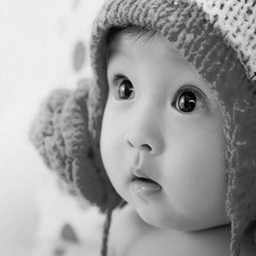
%> input picture baby.tif, 256 x 256 px
$ octave demo_OGSWHL_Cauchy_Deblur.m   (GNU Octave 9; MATLAB toolbox functions it lacks are replaced by stand-ins)
%> lines starting %> are read from the running program, lines starting %| are printed output that depends on the picture
### ssim.m
function [mssim, ssim_map] = ssim_index(img1, img2, K, window, L)

%========================================================================
%SSIM Index, Version 1.0
%Copyright(c) 2003 Zhou Wang
%All Rights Reserved.
%
%The author is with Howard Hughes Medical Institute, and Laboratory
%for Computational Vision at Center for Neural Science and Courant
%Institute of Mathematical Sciences, New York University.
%
%----------------------------------------------------------------------
%Permission to use, copy, or modify this software and its documentation
%for educational and research purposes only and without fee is hereby
%granted, provided that this copyright notice and the original authors'
%names appear on all copies and supporting documentation. This program
%shall not be used, rewritten, or adapted as the basis of a commercial
%software or hardware product without first obtaining permission of the
%authors. The authors make no representations about the suitability of
%this software for any purpose. It is provided "as is" without express
%or implied warranty.
%----------------------------------------------------------------------
%
%This is an implementation of the algorithm for calculating the
%Structural SIMilarity (SSIM) index between two images. Please refer
%to the following paper:
%
%Z. Wang, A. C. Bovik, H. R. Sheikh, and E. P. Simoncelli, "Image
%quality assessment: From error measurement to structural similarity"
%IEEE Transactios on Image Processing, vol. 13, no. 1, Jan. 2004.
%
%Kindly report any suggestions or corrections to zhouwang@ieee.org
%
%----------------------------------------------------------------------
%
%Input : (1) img1: the first image being compared
%        (2) img2: the second image being compared
%        (3) K: constants in the SSIM index formula (see the above
%            reference). defualt value: K = [0.01 0.03]
%        (4) window: local window for statistics (see the above
%            reference). default widnow is Gaussian given by
%            window = fspecial('gaussian', 11, 1.5);
%        (5) L: dynamic range of the images. default: L = 255
%
%Output: (1) mssim: the mean SSIM index value between 2 images.
%            If one of the images being compared is regarded as
%            perfect quality, then mssim can be considered as the
%            quality measure of the other image.
%            If img1 = img2, then mssim = 1.
%        (2) ssim_map: the SSIM index map of the test image. The map
%            has a smaller size than the input images. The actual size:
%            size(img1) - size(window) + 1.
%
%Default Usage:
%   Given 2 test images img1 and img2, whose dynamic range is 0-255
%
%   [mssim ssim_map] = ssim_index(img1, img2);
%
%Advanced Usage:
%   User defined parameters. For example
%
%   K = [0.05 0.05];
%   window = ones(8);
%   L = 100;
%   [mssim ssim_map] = ssim_index(img1, img2, K, window, L);
%
%See the results:
%
%   mssim                        %Gives the mssim value
%   imshow(max(0, ssim_map).^4)  %Shows the SSIM index map
%
%========================================================================


if (nargin < 2 || nargin > 5)
   ssim_index = -Inf;
   ssim_map = -Inf;
   return;
end

if (size(img1) ~= size(img2))
   ssim_index = -Inf;
   ssim_map = -Inf;
   return;
end

[M N] = size(img1);

if (nargin == 2)
   if ((M < 11) || (N < 11))
	   ssim_index = -Inf;
	   ssim_map = -Inf;
      return
   end
   window = fspecial('gaussian', 11, 1.5);	%
   K(1) = 0.01;								      % default settings
   K(2) = 0.03;								      %
   L = 255;                                  %
end

if (nargin == 3)
   if ((M < 11) || (N < 11))
	   ssim_index = -Inf;
	   ssim_map = -Inf;
      return
   end
   window = fspecial('gaussian', 11, 1.5);
   L = 255;
   if (length(K) == 2)
      if (K(1) < 0 || K(2) < 0)
		   ssim_index = -Inf;
   		ssim_map = -Inf;
	   	return;
      end
   else
	   ssim_index = -Inf;
   	ssim_map = -Inf;
	   return;
   end
end

if (nargin == 4)
   [H W] = size(window);
   if ((H*W) < 4 || (H > M) || (W > N))
	   ssim_index = -Inf;
	   ssim_map = -Inf;
      return
   end
   L = 255;
   if (length(K) == 2)
      if (K(1) < 0 || K(2) < 0)
		   ssim_index = -Inf;
   		ssim_map = -Inf;
	   	return;
      end
   else
	   ssim_index = -Inf;
   	ssim_map = -Inf;
	   return;
   end
end

if (nargin == 5)
   [H W] = size(window);
   if ((H*W) < 4 || (H > M) || (W > N))
	   ssim_index = -Inf;
	   ssim_map = -Inf;
      return
   end
   if (length(K) == 2)
      if (K(1) < 0 || K(2) < 0)
		   ssim_index = -Inf;
   		ssim_map = -Inf;
	   	return;
      end
   else
	   ssim_index = -Inf;
   	ssim_map = -Inf;
	   return;
   end
end

C1 = (K(1)*L)^2;
C2 = (K(2)*L)^2;
window = window/sum(sum(window));
img1 = double(img1);
img2 = double(img2);

mu1   = filter2(window, img1, 'valid');
mu2   = filter2(window, img2, 'valid');
mu1_sq = mu1.*mu1;
mu2_sq = mu2.*mu2;
mu1_mu2 = mu1.*mu2;
sigma1_sq = filter2(window, img1.*img1, 'valid') - mu1_sq;
sigma2_sq = filter2(window, img2.*img2, 'valid') - mu2_sq;
sigma12 = filter2(window, img1.*img2, 'valid') - mu1_mu2;

if (C1 > 0 & C2 > 0)
   ssim_map = ((2*mu1_mu2 + C1).*(2*sigma12 + C2))./((mu1_sq + mu2_sq + C1).*(sigma1_sq + sigma2_sq + C2));
else
   numerator1 = 2*mu1_mu2 + C1;
   numerator2 = 2*sigma12 + C2;
	denominator1 = mu1_sq + mu2_sq + C1;
   denominator2 = sigma1_sq + sigma2_sq + C2;
   ssim_map = ones(size(mu1));
   index = (denominator1.*denominator2 > 0);
   ssim_map(index) = (numerator1(index).*numerator2(index))./(denominator1(index).*denominator2(index));
   index = (denominator1 ~= 0) & (denominator2 == 0);
   ssim_map(index) = numerator1(index)./denominator1(index);
end

mssim = mean2(ssim_map);

return

### ADMOGSWHL_CAU_DEB.m
function out = ADMOGSWHL_CAU_DEB(H, Bn, r, params)
%.lambda, mu, delta1, delta3, delta2, K, p, sigma_h, maxItr
[m, n] = size(Bn);
I0 = medfilt2(min(max(Bn, 0), 1));

resfg = 1.e-5;

% initialization
maxiter = params.MaxIter;
K1 = params.K;
K2 = params.K;
lambda = params.lambda;
mu = params.mu;

NIt = 20;
kkmax = 5;
kk = 0;
tempfun = 0;

f = Bn;
w1 = zeros(m, n);
y = w1;
w2 = w1;
w4 = w1;
w3 = w1;

otf = psf2otf(H, [m, n]);
otf1 = psf2otf([1, -1], [m, n]);
otf2 = psf2otf([1; -1], [m, n]);
delta1 = params.beta(1);delta2 = params.beta(3);delta3 = params.beta(2);
Demmo = delta1 * abs(otf1).^2 + delta1 * abs(otf2).^2 + delta3 * abs(otf).^2 + delta2;


% finite diff
[D, ~] = defDDt;
[DuX, DuY] = D(f);

q = params.q;
q2 = q * 2;
h = fspecial('gaussian', [K1 K2], params.sigma_w);
s_h = h * K1 * K2;
s_h2 = s_h.^2;

gs1 = sqrt(conv2(abs(DuX).^q2, s_h2, 'same'));
gs2 = sqrt(conv2(abs(DuY).^q2, s_h2, 'same'));

KF = imfilter(f, H, 'circular', 'conv');

[g] = fval(gs1, gs2, KF, Bn, lambda, mu, I0, r);

out.g = g;
%% Main loop
for ii = 1:maxiter
    % ==================
    %     x1, x2-subprolem
    % ==================
    d1 = DuX + w1 / delta1;
    d2 = DuY + w2 / delta1;

    v1 = gstvdm_weighted(d1, K1, K2, 1 / delta1, NIt, q, s_h2);
    v2 = gstvdm_weighted(d2, K1, K2, 1 / delta1, NIt, q, s_h2);

     % ==================
    %     y-subprolem
    %     Newton method
    % ==================
    temp = r^2 + (y - Bn).^2;
    fd = lambda * ((y - Bn)./temp + mu.*(y - I0)) + delta3 * (y - KF) - w4;
    while kk < kkmax && (norm(fd, 'fro')>1e-8)

        fdd = lambda * ((r^2 - (y - Bn).^2)./(temp.^2) + mu) + delta3;
        y = y - fd./fdd;
        kk = kk + 1;

        temp = r^2 + (y - Bn).^2;
        fd = lambda * ((y - Bn)./temp + mu.*(y - I0)) + delta3 * (y - KF) - w4;
    end
    kk = 0;
    y(y < 0) = 0;
    %===================
    %    x3-subproblem
    %===================

    x3 = min(1, max(f + w3/delta2, 0));

    % ==================
    %     f-subprolem
    % ==================

    nomin1 = conj(otf1).*( delta1 * fft2(v1) - fft2(w1)) + conj(otf2).*( delta1 * fft2(v2) - fft2(w2));
    nomin2 = conj(otf).*( delta3  * fft2(y) - fft2(w4));

    FW = nomin1 + nomin2 + delta2 * fft2(x3) - fft2(w3);

    f = real(ifft2(FW./Demmo));

    [DuX, DuY] = D(f);

    gs1 = sqrt(conv2(abs(DuX).^q2, s_h2, 'same'));
    gs2 = sqrt(conv2(abs(DuY).^q2, s_h2, 'same'));
    KF = imfilter(f, H, 'circular', 'conv');

    [g] = fval(gs1, gs2, KF, Bn, lambda, mu, I0, r);
    out.g = [out.g; g];

    if abs(out.g(ii) - tempfun) / abs(tempfun) < resfg
        out.sol = f;
        out.itr = ii;
        [DuX, DuY] = D(f);

        gs1 = sqrt(conv2(abs(DuX).^q2, s_h2, 'same'));
        gs2 = sqrt(conv2(abs(DuY).^q2, s_h2, 'same'));
        KF = imfilter(f, H, 'circular', 'conv');

        [g] = fval(gs1, gs2, KF, Bn, lambda, mu, I0, r);
        out.g = [out.g; g];

        return
    end

    tempfun = out.g(ii);
    % ==================
    %    Update Lam
    % ==================
    w1 = w1 + delta1 * (DuX - v1);
    w2 = w2 + delta1 * (DuY - v2);
    w3 = w3 + delta2 * (f - x3);
    w4 = w4 + delta3 * (KF - y);
end

out.sol = f;
out.itr = ii;
out.exit = 'Exist Normally';
if ii == maxiter
    out.exit = 'Maximum iteration reached!';
end


%% ------------------SUBFUNCTION-----------------------------
function [g] = fval(gs1, gs2, KF, Bn, lambda, mu, I0, r)

tv =  sum(sum(gs1 +gs2));

fid =  (lambda / 2) * sum(sum(log(r^2 + (KF - Bn).^2) + mu * (KF - I0).^2));
g = tv +  fid;

function [D, Dt] = defDDt

D = @(U) ForwardD(U);
Dt = @(X, Y) Dive(X, Y);

function [Dux, Duy] = ForwardD(U)

Dux = [diff(U, 1, 2), U(:, 1) - U(:, end)];
Duy = [diff(U, 1, 1); U(1, :) - U(end, :)];

% [17 lines left out: functions Dive, randl, not called in this run]

### gstvdm_weighted.m
function x  = gstvdm_weighted(y, K1, K2, lam, Nit, p, s_w2)

x = y;                                              % Initialization

p2 = p * 2;
if K1 ~= 1 || K2 ~= 1
    for k = 1:Nit
        r = sqrt(conv2(abs(x).^p2, s_w2, 'same')) + eps; % zero outside the bounds of  x
        v = conv2(1./r, s_w2, 'same');
        x = y./(1 + p * lam * v.*abs(x).^(p2 - 2));
    end
else
    for k = 1:Nit
        r = sqrt(abs(x).^p2);
        v = 1./r;
        x = y./(1 + lam * v);
     end
end

### demo_OGSWHL_Cauchy_Deblur.m
% Weighted Hyper-Laplacian Prior with Overlapping Group Sparsity for Image Restoration under Cauchy Noise
% written by K.S. Jon, 20200426
% Matlab Version 9.1.0.441655 (R2016b)
%% Run OGS-WeightedHL deblurring
clear variables
clc
close all

fileList = {'baby.tif', 'boat.pgm', 'lena.pgm', 'parrot.png', 'camman.png', 'WStatn.tif', 'jelfih.png', 'wo_dhr.tif'};

% some constants
r  = 0.02; % noise level
params.q = 0.8; % exponent for hyper-Laplacian
params.sigma_w = 4; % weighting parameter
params.K  = 5; % group size for OGS
params.MaxIter = 500; % maimum iteration number
params.beta = [420 280 60]; % penalty parameter for ADMM

if 0 	% Gaussian deblurring simulation
    H = fspecial('gaussian', [7 7], 3);
    mu_list = [19    24    24    24    24    26    28    14];
    lamda_list = [37    56    38    61    63    52    33    23];
else	% motion deblurring simulation
    H = fspecial('motion', 8, 30);
    mu_list = [8    22     8     8     7    20    20    16];
    lamda_list = [32    41    33    40    46    35    25    18];
end
for j =1:size(fileList, 2)
    img_file = fileList{j};
    I = double(imread(img_file))./255;
%> I: size 256x256 double; min 0, max 0.953, mean 0.626

    % first, mimic blurring effect
    Bn = imfilter(I, H, 'circular', 'conv');
    % second, add Cauchy noise
    rng('default')
    v1 = randn(size(I));
    v2 = randn(size(I));
    Bn = Bn + r * v1./v2;
    Bn = min(max(Bn, -10), 20); % preprocessing
    % calculate quality metric for blurry image
    psnr_blurry = psnr(I, min(max(Bn, 0), 1), 1);
%> psnr_blurry = 18.23
    ssim_blurry = ssim(min(max(Bn, 0), 1) * 255, I * 255);
%> in ssim_index, `sigma1_sq = filter2(window, img1.*img1, 'valid') - mu1_sq;`:
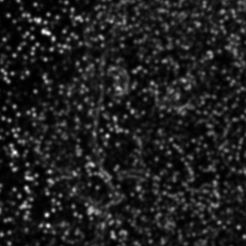
%> sigma1_sq: size 246x246 double; min 40.62, max 6365.3, mean 843.8; drawn with min black and max white
%> in ssim_index, `sigma12 = filter2(window, img1.*img2, 'valid') - mu1_mu2;`:
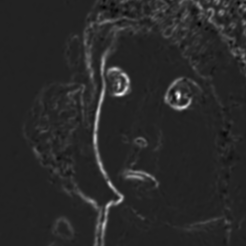
%> sigma12: size 246x246 double; min -415.9, max 2694.9, mean 91.7; drawn with min black and max white
%> in ssim_index, `ssim_map = ((2*mu1_mu2 + C1).*(2*sigma12 + C2))./((mu1_sq + mu2_sq + C..`:
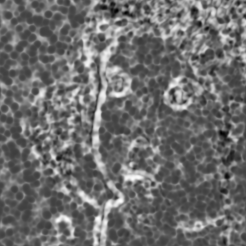
%> ssim_map: size 246x246 double; min -0.3, max 0.913, mean 0.22; drawn with min black and max white
%> in ssim_index, `mssim = mean2(ssim_map);`: mssim = 0.22
%> ssim_blurry = 0.22

    params.mu = mu_list(j);
    params.lambda = lamda_list(j);
    tic;
    [out] = ADMOGSWHL_CAU_DEB(H, Bn, sqrt(r), params);% main procedure
%> in ADMOGSWHL_CAU_DEB, `[DuX, DuY] = D(f);`:
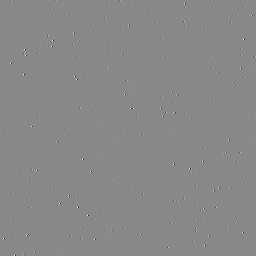
%> DuX: size 256x256 double; min -23.12, max 19.88, mean 1.02e-19; drawn with min black and max white
%> in ADMOGSWHL_CAU_DEB, `KF = imfilter(f, H, 'circular', 'conv');`:
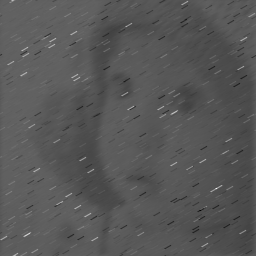
%> KF: size 256x256 double; min -1.96, max 5.6, mean 0.632; drawn with min black and max white
%> in fval, `tv =  sum(sum(gs1 +gs2));`: tv = 246344.2
%> in fval, `fid =  (lambda / 2) * sum(sum(log(r^2 + (KF - Bn).^2) + mu * (KF - I0)..`: fid = -3286382
%> in fval, `g = tv +  fid;`: g = -3040037.8
%> (the run ends here)
